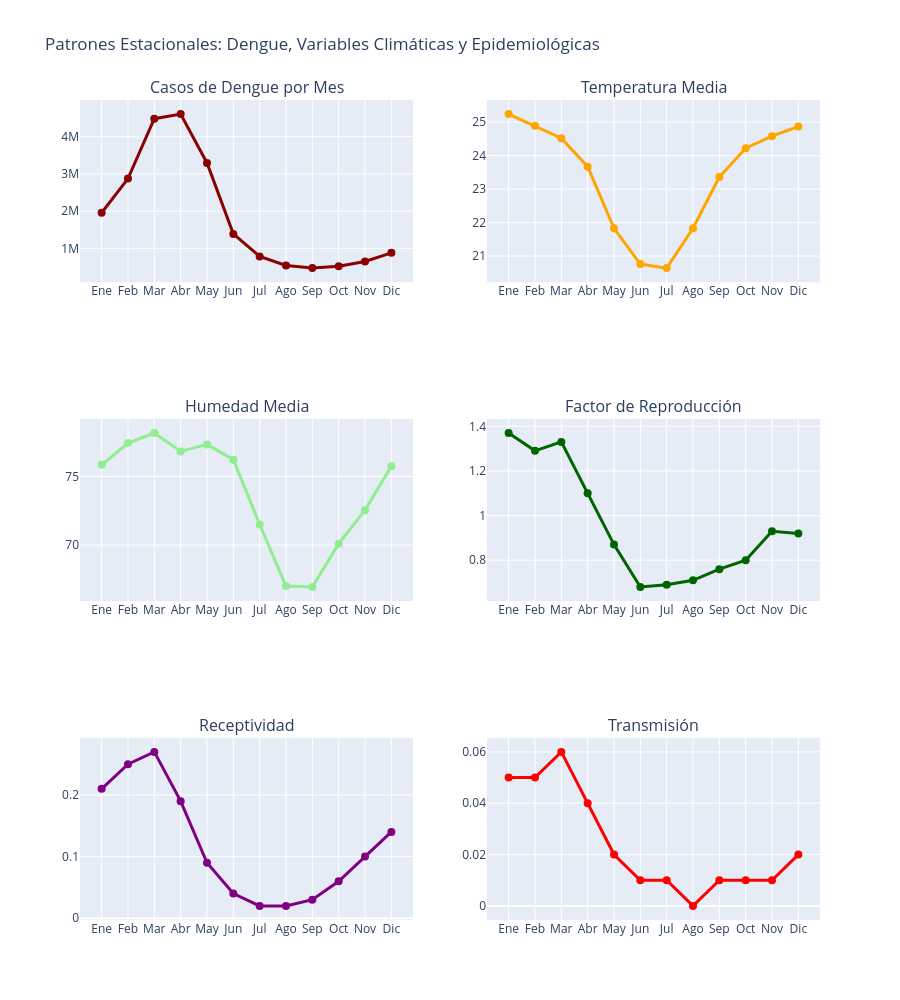

Here is the notebook cell this chart was saved with:
### Code cell
# Visualización estacional
fig = make_subplots(
    rows=3, cols=2,
    subplot_titles=('Casos de Dengue por Mes', 'Temperatura Media', 
                   'Humedad Media', 'Factor de Reproducción',
                   'Receptividad', 'Transmisión'),
    specs=[[{"secondary_y": False}, {"secondary_y": False}],
           [{"secondary_y": False}, {"secondary_y": False}],
           [{"secondary_y": False}, {"secondary_y": False}]]
)

# Casos de dengue - MEJOR: Línea con área de confianza
fig.add_trace(
    go.Scatter(
        x=estacional['mes_nombre'],
        y=estacional['casos_dengue_sum'],
        mode='lines+markers',
        name='Casos Dengue (Media)',
        line=dict(color='darkred', width=3),
        marker=dict(size=8, color='darkred'),
        fill=None
    ),
    row=1, col=1
)

# Variables climáticas
fig.add_trace(
    go.Scatter(
        x=estacional['mes_nombre'],
        y=estacional['temperatura_media_mean'],
        mode='lines+markers',
        name='Temperatura',
        line=dict(color='orange', width=3),
        marker=dict(size=8)
    ),
    row=1, col=2
)

fig.add_trace(
    go.Scatter(
        x=estacional['mes_nombre'],
        y=estacional['humedad_media_mean'],
        mode='lines+markers',
        name='Humedad',
        line=dict(color='lightgreen', width=3),
        marker=dict(size=8)
    ),
    row=2, col=1
)

# Variables epidemiológicas
fig.add_trace(
    go.Scatter(
        x=estacional['mes_nombre'],
        y=estacional['factor_reproduccion_mean'],
        mode='lines+markers',
        name='Factor Reproducción',
        line=dict(color='darkgreen', width=3),
        marker=dict(size=8)
    ),
    row=2, col=2
)

fig.add_trace(
    go.Scatter(
        x=estacional['mes_nombre'],
        y=estacional['receptividad_mean'],
        mode='lines+markers',
        name='Receptividad',
        line=dict(color='purple', width=3),
        marker=dict(size=8)
    ),
    row=3, col=1
)

fig.add_trace(
    go.Scatter(
        x=estacional['mes_nombre'],
        y=estacional['transmision_mean'],
        mode='lines+markers',
        name='Transmisión',
        line=dict(color='red', width=3),
        marker=dict(size=8)
    ),
    row=3, col=2
)

fig.update_layout(
    title='Patrones Estacionales: Dengue, Variables Climáticas y Epidemiológicas',
    height=1000,
    showlegend=False
)

fig.show()

### Figure 1 — Plotly figure (JSON) as saved in the notebook; plotly's stock layout.template omitted (floating-point values rounded to 4 significant figures)
{"data": [{"line": {"color": "darkred", "width": 3}, "marker": {"color": "darkred", "size": 8}, "mode": "lines+markers", "name": "Casos Dengue (Media)", "type": "scatter", "x": ["Ene", "Feb", "Mar", "Abr", "May", "Jun", "Jul", "Ago", "Sep", "Oct", "Nov", "Dic"], "xaxis": "x", "y": [1955833, 2873048, 4482117, 4604325, 3292486, 1387901, 782936, 539756, 468641, 517735, 646153, 879899], "yaxis": "y"}, {"line": {"color": "orange", "width": 3}, "marker": {"size": 8}, "mode": "lines+markers", "name": "Temperatura", "type": "scatter", "x": ["Ene", "Feb", "Mar", "Abr", "May", "Jun", "Jul", "Ago", "Sep", "Oct", "Nov", "Dic"], "xaxis": "x2", "y": [25.24, 24.89, 24.52, 23.67, 21.83, 20.76, 20.64, 21.83, 23.36, 24.22, 24.58, 24.87], "yaxis": "y2"}, {"line": {"color": "lightgreen", "width": 3}, "marker": {"size": 8}, "mode": "lines+markers", "name": "Humedad", "type": "scatter", "x": ["Ene", "Feb", "Mar", "Abr", "May", "Jun", "Jul", "Ago", "Sep", "Oct", "Nov", "Dic"], "xaxis": "x3", "y": [75.85, 77.44, 78.17, 76.83, 77.34, 76.23, 71.5, 67.02, 66.95, 70.11, 72.55, 75.74], "yaxis": "y3"}, {"line": {"color": "darkgreen", "width": 3}, "marker": {"size": 8}, "mode": "lines+markers", "name": "Factor Reproducción", "type": "scatter", "x": ["Ene", "Feb", "Mar", "Abr", "May", "Jun", "Jul", "Ago", "Sep", "Oct", "Nov", "Dic"], "xaxis": "x4", "y": [1.37, 1.29, 1.33, 1.1, 0.87, 0.68, 0.69, 0.71, 0.76, 0.8, 0.93, 0.92], "yaxis": "y4"}, {"line": {"color": "purple", "width": 3}, "marker": {"size": 8}, "mode": "lines+markers", "name": "Receptividad", "type": "scatter", "x": ["Ene", "Feb", "Mar", "Abr", "May", "Jun", "Jul", "Ago", "Sep", "Oct", "Nov", "Dic"], "xaxis": "x5", "y": [0.21, 0.25, 0.27, 0.19, 0.09, 0.04, 0.02, 0.02, 0.03, 0.06, 0.1, 0.14], "yaxis": "y5"}, {"line": {"color": "red", "width": 3}, "marker": {"size": 8}, "mode": "lines+markers", "name": "Transmisión", "type": "scatter", "x": ["Ene", "Feb", "Mar", "Abr", "May", "Jun", "Jul", "Ago", "Sep", "Oct", "Nov", "Dic"], "xaxis": "x6", "y": [0.05, 0.05, 0.06, 0.04, 0.02, 0.01, 0.01, 0.0, 0.01, 0.01, 0.01, 0.02], "yaxis": "y6"}], "layout": {"annotations": [{"font": {"size": 16}, "showarrow": false, "text": "Casos de Dengue por Mes", "x": 0.225, "xanchor": "center", "xref": "paper", "y": 1, "yanchor": "bottom", "yref": "paper"}, {"font": {"size": 16}, "showarrow": false, "text": "Temperatura Media", "x": 0.775, "xanchor": "center", "xref": "paper", "y": 1, "yanchor": "bottom", "yref": "paper"}, {"font": {"size": 16}, "showarrow": false, "text": "Humedad Media", "x": 0.225, "xanchor": "center", "xref": "paper", "y": 0.6111, "yanchor": "bottom", "yref": "paper"}, {"font": {"size": 16}, "showarrow": false, "text": "Factor de Reproducción", "x": 0.775, "xanchor": "center", "xref": "paper", "y": 0.6111, "yanchor": "bottom", "yref": "paper"}, {"font": {"size": 16}, "showarrow": false, "text": "Receptividad", "x": 0.225, "xanchor": "center", "xref": "paper", "y": 0.2222, "yanchor": "bottom", "yref": "paper"}, {"font": {"size": 16}, "showarrow": false, "text": "Transmisión", "x": 0.775, "xanchor": "center", "xref": "paper", "y": 0.2222, "yanchor": "bottom", "yref": "paper"}], "height": 1000, "showlegend": false, "title": {"text": "Patrones Estacionales: Dengue, Variables Climáticas y Epidemiológicas"}, "xaxis": {"anchor": "y", "domain": [0, 0.45]}, "xaxis2": {"anchor": "y2", "domain": [0.55, 1]}, "xaxis3": {"anchor": "y3", "domain": [0, 0.45]}, "xaxis4": {"anchor": "y4", "domain": [0.55, 1]}, "xaxis5": {"anchor": "y5", "domain": [0, 0.45]}, "xaxis6": {"anchor": "y6", "domain": [0.55, 1]}, "yaxis": {"anchor": "x", "domain": [0.7778, 1]}, "yaxis2": {"anchor": "x2", "domain": [0.7778, 1]}, "yaxis3": {"anchor": "x3", "domain": [0.3889, 0.6111]}, "yaxis4": {"anchor": "x4", "domain": [0.3889, 0.6111]}, "yaxis5": {"anchor": "x5", "domain": [0, 0.2222]}, "yaxis6": {"anchor": "x6", "domain": [0, 0.2222]}}}
